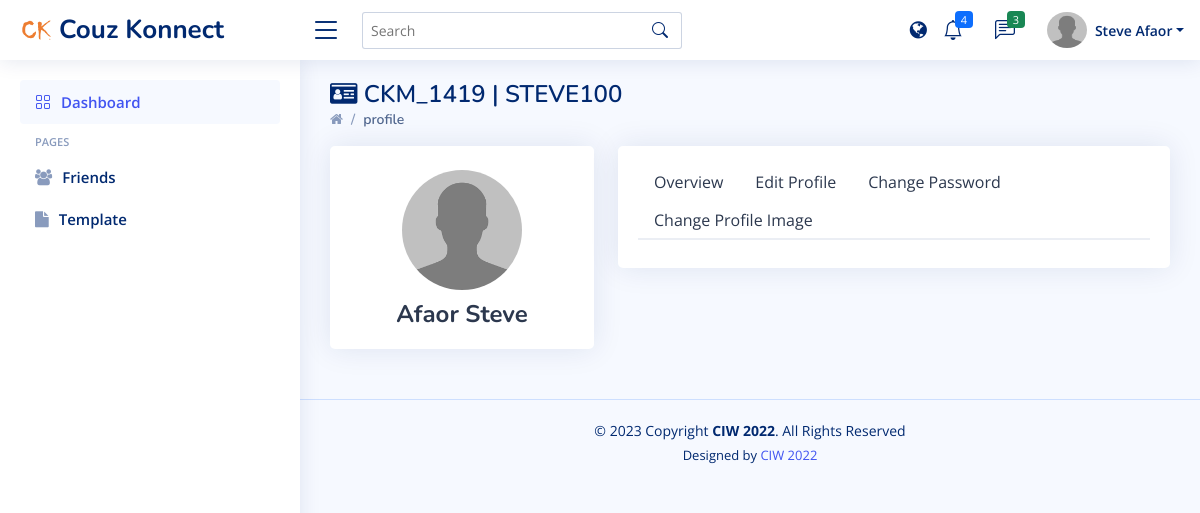
Page /members/pages/profile.php (signed in) on the committed database.
### tables this page shows
CREATE TABLE `members` (
  `id` int(11) NOT NULL,
  `memberID` varchar(15) NOT NULL,
  `username` varchar(40) NOT NULL,
  `fName` varchar(40) NOT NULL,
  `mName` varchar(40) NOT NULL,
  `lName` varchar(40) NOT NULL,
  `email` varchar(60) NOT NULL,
  `phone` varchar(15) NOT NULL,
  `image` varchar(100) NOT NULL DEFAULT 'default.png',
  `address` varchar(255) NOT NULL,
  `country` varchar(40) NOT NULL,
  `about` text NOT NULL,
  `password` varchar(255) NOT NULL,
  `dCreated` varchar(20) NOT NULL,
  `dUpdated` varchar(20) NOT NULL,
  `status` varchar(20) NOT NULL DEFAULT 'Pending'
);

### admin/includes/config.php (called while the page is built, shortened)
<?php
$appURL = "http://localhost/ciw/miradan-interiors/";
$adminURL = "http://localhost/ciw/miradan-interiors/admin/";
$membersURL = "http://localhost/ciw/miradan-interiors/members/";
$uploadsURL = "http://localhost/ciw/miradan-interiors/admin/uploads/";
?>

### members/includes/auth.php (called while the page is built, shortened)
<?php
if(!isset($_SESSION['ck_Member']) || $_SESSION['ck_Member'] == ""){
    $_SESSION['authMsg'] = "You must login to continue";
    header("Location: login");
    exit();
}
else{
    $curMemberID = $_SESSION['ck_Member'];
    $fetchMemberData = mysqli_query($dbConn, "SELECT * FROM members WHERE memberID='$curMemberID'");
    if(mysqli_num_rows($fetchMemberData) < 1){
        $_SESSION['authMsg'] = "Invalid user encountered";
        header("Location: login");
        exit();
    }
    else{
        $memberData = mysqli_fetch_array($fetchMemberData);
        $curMbrImage = $memberData['image'];
        $curMbrFName = $memberData['fName'];
        $curMbrLName = $memberData['lName'];
    }
}
?>

### members/pages/profile.php (the view, shortened to what this page needs)
<?php
include("../../admin/includes/config.php");
include("../includes/auth.php");
?>
<!DOCTYPE html>
<html lang="en">
<head>
    <?php include("../includes/head.php"); ?>
</head>
<body>
    <?php include("../includes/header.php"); ?>
    <?php include("../includes/aside.php"); ?>
    <main id="main" class="main">
        <?php include("../includes/page-title.php"); ?>
        <section class="section profile">
            <div class="row">
                <div class="col-xl-4">
                    <div class="card">
                        <div class="card-body profile-card pt-4 d-flex flex-column align-items-center">
                            <img src="<?php echo $uploadsURL; ?>images/users/members/<?php echo $curMbrImage; ?>" alt="Profile" class="rounded-circle" width="200" height="120">
                            <h2><?php echo "$curMbrLName $curMbrFName $curMbrMName"; ?></h2>
                        </div>
                    </div>
                </div>
                <div class="col-xl-8">
                    <div class="card">
                        <div class="card-body pt-3">
                            <ul class="nav nav-tabs nav-tabs-bordered">
                                <li class="nav-item">
                                    <a href="<?php echo $membersURL; ?>profile?shw=overview" class="nav-link <?php if(isset($_GET['shw']) && $_GET['shw'] == "overview"){ echo "active"; } ?>">Overview</a>
                                </li>
                                <li class="nav-item">
                                    <a href="<?php echo $membersURL; ?>profile?shw=edit-profile" class="nav-link <?php if(isset($_GET['shw']) && $_GET['shw'] == "edit-profile"){ echo "active"; } ?>">Edit Profile</a>
                                </li>
                                <li class="nav-item">
                                    <a href="<?php echo $membersURL; ?>profile?shw=change-pwd" class="nav-link <?php if(isset($_GET['shw']) && $_GET['shw'] == "change-pwd"){ echo "active"; } ?>">Change Password</a>
                                </li>
                                <li class="nav-item">
                                    <a href="<?php echo $membersURL; ?>profile?shw=change-image" class="nav-link <?php if(isset($_GET['shw']) && $_GET['shw'] == "change-image"){ echo "active"; } ?>">Change Profile Image</a>
                                </li>
                            </ul>
                            <div class="tab-content pt-2">
                            </div>
                        </div>
                    </div>
                </div>
            </div>
        </section>
    </main>
    <?php include("../includes/footer.php"); ?>
</body>
</html>

### members/includes/header.php (shortened to what this page needs)
<header id="header" class="header fixed-top d-flex align-items-center">
    <div class="d-flex align-items-center justify-content-between">
        <a href="<?php echo $adminURL; ?>home" class="logo d-flex align-items-center">
            <img src="<?php echo $adminURL; ?>assets/img/my-logo.png" alt="">
            <span class="d-none d-lg-block">Couz Konnect</span>
        </a>
        <i class="bi bi-list toggle-sidebar-btn"></i>
    </div>
    <div class="search-bar">
        <form class="search-form d-flex align-items-center" method="POST" action="#">
            <input type="text" name="query" placeholder="Search" title="Enter search keyword">
            <button type="submit" title="Search"><i class="bi bi-search"></i></button>
        </form>
    </div>
    <nav class="header-nav ms-auto">
        <ul class="d-flex align-items-center">
            <li class="nav-item">
                <a href="<?php echo $appURL; ?>" class="nav-icon" title="Website" target="_blank"><i class="fa fa-globe"></i></a>
            </li>
            <li class="nav-item dropdown">
                <a class="nav-link nav-icon" href="#" data-bs-toggle="dropdown">
                    <i class="bi bi-bell"></i>
                    <span class="badge bg-primary badge-number">4</span>
                </a>
            </li>
            <li class="nav-item dropdown">
                <a class="nav-link nav-icon" href="#" data-bs-toggle="dropdown">
                    <i class="bi bi-chat-left-text"></i>
                    <span class="badge bg-success badge-number">3</span>
                </a>
            </li>
            <li class="nav-item dropdown pe-3">
                <a class="nav-link nav-profile d-flex align-items-center pe-0" href="#" data-bs-toggle="dropdown">
                    <img src="<?php echo $uploadsURL; ?>images/users/members/<?php echo $curMbrImage; ?>" alt="Profile" class="rounded-circle" width="40" height="40">
                    <span class="d-none d-md-block dropdown-toggle ps-2"><?php echo $curMbrFName." ".$curMbrLName; ?></span>
                </a>
            </li>
        </ul>
    </nav>
</header>

### admin/assets/css/style.css (style rules this page uses)
:root { scroll-behavior: smooth; }
body { font-family: "Open Sans", sans-serif; background: #f6f9ff; color: #444444; }
a { color: #4154f1; text-decoration: none; }
h1, h2, h3, h4, h5, h6 { font-family: "Nunito", sans-serif; }
#main { margin-top: 60px; padding: 20px 30px; transition: all 0.3s; }
.card { margin-bottom: 30px; border: none; border-radius: 5px; box-shadow: 0px 0 30px rgba(1, 41, 112, 0.1); overflow: hidden; }
.card-body { padding: 0 20px 20px 20px; }
.nav-tabs-bordered { border-bottom: 2px solid #ebeef4; }
.nav-tabs-bordered .nav-link { margin-bottom: -2px; border: none; color: #2c384e; }
.logo { line-height: 1; }
@media (min-width: 1200px) { .logo { width: 280px; } }
.logo img { max-height: 26px; margin-right: 6px; }
.logo span { font-size: 26px; font-weight: 700; color: #012970; font-family: "Nunito", sans-serif; }
.header { transition: all 0.5s; z-index: 997; height: 60px; box-shadow: 0px 2px 20px rgba(1, 41, 112, 0.1); background-color: #fff; padding-left: 20px; }
.header .toggle-sidebar-btn { font-size: 32px; padding-left: 10px; cursor: pointer; color: #012970; }
.header .search-bar { min-width: 360px; padding: 0 20px; }
.header .search-form { width: 100%; }
.header .search-form input { border: 0; font-size: 14px; color: #012970; border: 1px solid rgba(1, 41, 112, 0.2); padding: 7px 38px 7px 8px; border-radius: 3px; transition: 0.3s; width: 100%; }
.header .search-form button { border: 0; padding: 0; margin-left: -30px; background: none; }
.header .search-form button i { color: #012970; }
.header-nav ul { list-style: none; }
.header-nav > ul { margin: 0; padding: 0; }
.header-nav .nav-icon { font-size: 20px; color: #012970; }
.header-nav .nav-profile { color: #012970; }
.header-nav .nav-profile img { max-height: 36px; }
.header-nav .nav-profile span { font-size: 14px; font-weight: 600; }
.header-nav .badge-number { position: absolute; inset: 4px 6px auto auto; font-weight: normal; font-size: 11px; padding: 3px 6px; }
@media (min-width: 1200px) { #main, #footer { margin-left: 300px; } }
.profile .profile-card img { max-width: 120px; }
.profile .profile-card h2 { font-size: 24px; font-weight: 700; color: #2c384e; margin: 10px 0 0 0; }

### rows in the picture
members: image (placeholder picture), fName "Steve", lName "Afaor"

### other values in the picture
PAGE_TITLE "CKM_1419 | STEVE100"
BREADCRUMB "profile"
